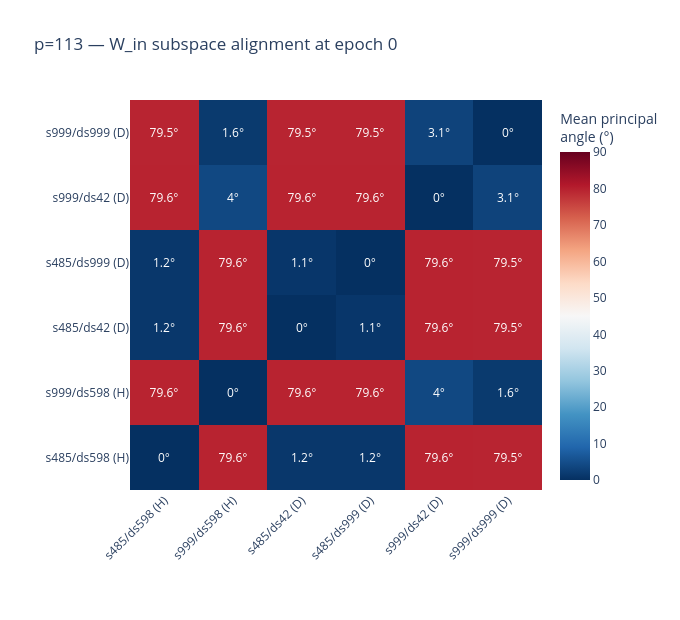
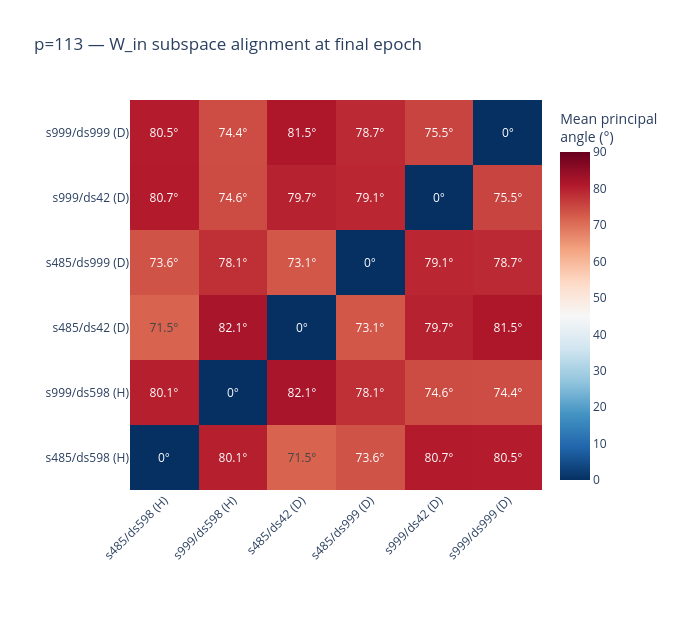

Here is the notebook cell these charts were saved with, in order:
### Code cell
seed_labels_full = [
    f"{r['label']} ({'H' if r['health']=='healthy' else 'D'})"
    for r in records
]

for mat, title in [
    (init_angle_matrix,   f"p={PRIME} — W_in subspace alignment at epoch 0"),
    (global_angle_matrix, f"p={PRIME} — W_in subspace alignment at final epoch"),
]:
    fig = go.Figure(go.Heatmap(
        z=mat,
        x=seed_labels_full, y=seed_labels_full,
        colorscale="RdBu_r",
        zmid=45, zmin=0, zmax=90,
        text=np.round(mat, 1),
        texttemplate="%{text}°",
        colorbar=dict(title="Mean principal<br>angle (°)"),
    ))
    fig.update_layout(
        title=title,
        width=680, height=620,
        xaxis=dict(tickangle=-45),
        margin=dict(l=130, b=130),
    )
    fig.show()

# Numerical summary: same-seed pairs vs. different-seed pairs
same_seed_pairs = [
    (i, j) for i in range(n) for j in range(i + 1, n)
    if records[i]["variant"].params["seed"] == records[j]["variant"].params["seed"]
]
diff_seed_pairs = [
    (i, j) for i in range(n) for j in range(i + 1, n)
    if records[i]["variant"].params["seed"] != records[j]["variant"].params["seed"]
]

def _pair_mean(pairs, mat):
    return float(np.mean([mat[i, j] for i, j in pairs])) if pairs else float("nan")

print(f"{'':25s}  {'epoch 0':>10}  {'final':>10}")
print(f"{'Same-seed pairs':25s}  {_pair_mean(same_seed_pairs, init_angle_matrix):>9.1f}°  {_pair_mean(same_seed_pairs, global_angle_matrix):>9.1f}°")
print(f"{'Diff-seed pairs':25s}  {_pair_mean(diff_seed_pairs, init_angle_matrix):>9.1f}°  {_pair_mean(diff_seed_pairs, global_angle_matrix):>9.1f}°")

### Figure 1 — Plotly figure (JSON) as saved in the notebook; plotly's stock layout.template omitted (floating-point values rounded to 4 significant figures)
{"data": [{"colorbar": {"title": {"text": "Mean principal<br>angle (°)"}}, "colorscale": [[0, "rgb(5,48,97)"], [0.1, "rgb(33,102,172)"], [0.2, "rgb(67,147,195)"], [0.3, "rgb(146,197,222)"], [0.4, "rgb(209,229,240)"], [0.5, "rgb(247,247,247)"], [0.6, "rgb(253,219,199)"], [0.7, "rgb(244,165,130)"], [0.8, "rgb(214,96,77)"], [0.9, "rgb(178,24,43)"], [1, "rgb(103,0,31)"]], "text": [[0.0, 79.6, 1.2, 1.2, 79.6, 79.5], [79.6, 0.0, 79.6, 79.6, 4.0, 1.6], [1.2, 79.6, 0.0, 1.1, 79.6, 79.5], [1.2, 79.6, 1.1, 0.0, 79.6, 79.5], [79.6, 4.0, 79.6, 79.6, 0.0, 3.1], [79.5, 1.6, 79.5, 79.5, 3.1, 0.0]], "texttemplate": "%{text}°", "type": "heatmap", "x": ["s485/ds598 (H)", "s999/ds598 (H)", "s485/ds42 (D)", "s485/ds999 (D)", "s999/ds42 (D)", "s999/ds999 (D)"], "y": ["s485/ds598 (H)", "s999/ds598 (H)", "s485/ds42 (D)", "s485/ds999 (D)", "s999/ds42 (D)", "s999/ds999 (D)"], "z": [[0.0, 79.57, 1.207, 1.159, 79.57, 79.47], [79.57, 0.0, 79.59, 79.59, 4.006, 1.612], [1.207, 79.59, 0.0, 1.081, 79.58, 79.47], [1.159, 79.59, 1.081, 0.0, 79.57, 79.48], [79.57, 4.006, 79.58, 79.57, 0.0, 3.123], [79.47, 1.612, 79.47, 79.48, 3.123, 0.0]], "zmax": 90, "zmid": 45, "zmin": 0}], "layout": {"height": 620, "margin": {"b": 130, "l": 130}, "title": {"text": "p=113 — W_in subspace alignment at epoch 0"}, "width": 680, "xaxis": {"tickangle": -45}}}

### Figure 2 — Plotly figure (JSON) as saved in the notebook; plotly's stock layout.template omitted (floating-point values rounded to 4 significant figures)
{"data": [{"colorbar": {"title": {"text": "Mean principal<br>angle (°)"}}, "colorscale": [[0, "rgb(5,48,97)"], [0.1, "rgb(33,102,172)"], [0.2, "rgb(67,147,195)"], [0.3, "rgb(146,197,222)"], [0.4, "rgb(209,229,240)"], [0.5, "rgb(247,247,247)"], [0.6, "rgb(253,219,199)"], [0.7, "rgb(244,165,130)"], [0.8, "rgb(214,96,77)"], [0.9, "rgb(178,24,43)"], [1, "rgb(103,0,31)"]], "text": [[0.0, 80.1, 71.5, 73.6, 80.7, 80.5], [80.1, 0.0, 82.1, 78.1, 74.6, 74.4], [71.5, 82.1, 0.0, 73.1, 79.7, 81.5], [73.6, 78.1, 73.1, 0.0, 79.1, 78.7], [80.7, 74.6, 79.7, 79.1, 0.0, 75.5], [80.5, 74.4, 81.5, 78.7, 75.5, 0.0]], "texttemplate": "%{text}°", "type": "heatmap", "x": ["s485/ds598 (H)", "s999/ds598 (H)", "s485/ds42 (D)", "s485/ds999 (D)", "s999/ds42 (D)", "s999/ds999 (D)"], "y": ["s485/ds598 (H)", "s999/ds598 (H)", "s485/ds42 (D)", "s485/ds999 (D)", "s999/ds42 (D)", "s999/ds999 (D)"], "z": [[0.0, 80.15, 71.52, 73.6, 80.67, 80.5], [80.15, 0.0, 82.05, 78.12, 74.55, 74.35], [71.52, 82.05, 0.0, 73.1, 79.72, 81.53], [73.6, 78.12, 73.1, 0.0, 79.1, 78.72], [80.67, 74.55, 79.72, 79.1, 0.0, 75.46], [80.5, 74.35, 81.53, 78.72, 75.46, 0.0]], "zmax": 90, "zmid": 45, "zmin": 0}], "layout": {"height": 620, "margin": {"b": 130, "l": 130}, "title": {"text": "p=113 — W_in subspace alignment at final epoch"}, "width": 680, "xaxis": {"tickangle": -45}}}
